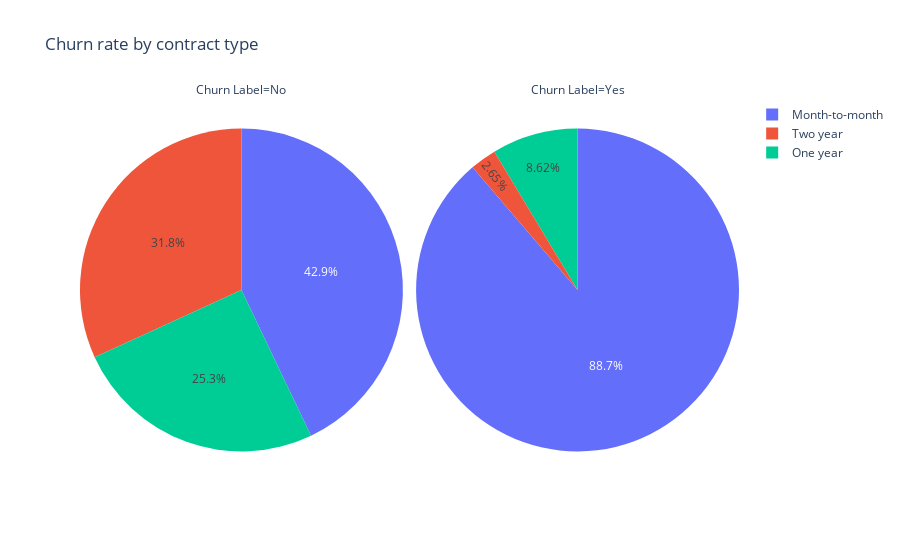

The code cell stored with this chart in its notebook:
### Code cell
fig = px.pie(df.groupby(['Contract', 'Churn Label'])['CustomerID'].count().reset_index(),
             values='CustomerID',
             names='Contract',
             facet_col='Churn Label',
             title='Churn rate by contract type')
fig.show()

### Figure 1 — Plotly figure (JSON) as saved in the notebook; plotly's stock layout.template omitted (floating-point values rounded to 4 significant figures)
{"data": [{"domain": {"x": [0.0, 0.49], "y": [0.0, 1.0]}, "hovertemplate": "Churn Label=No<br>Contract=%{label}<br>CustomerID=%{value}<extra></extra>", "labels": ["Month-to-month", "One year", "Two year"], "legendgroup": "", "name": "", "showlegend": true, "values": [2220, 1307, 1647], "type": "pie"}, {"domain": {"x": [0.51, 1.0], "y": [0.0, 1.0]}, "hovertemplate": "Churn Label=Yes<br>Contract=%{label}<br>CustomerID=%{value}<extra></extra>", "labels": ["Month-to-month", "One year", "Two year"], "legendgroup": "", "name": "", "showlegend": true, "values": [1606, 156, 48], "type": "pie"}], "layout": {"annotations": [{"font": {}, "showarrow": false, "text": "Churn Label=No", "x": 0.245, "xanchor": "center", "xref": "paper", "y": 1.0, "yanchor": "bottom", "yref": "paper"}, {"font": {}, "showarrow": false, "text": "Churn Label=Yes", "x": 0.755, "xanchor": "center", "xref": "paper", "y": 1.0, "yanchor": "bottom", "yref": "paper"}], "legend": {"tracegroupgap": 0}, "title": {"text": "Churn rate by contract type"}}}
